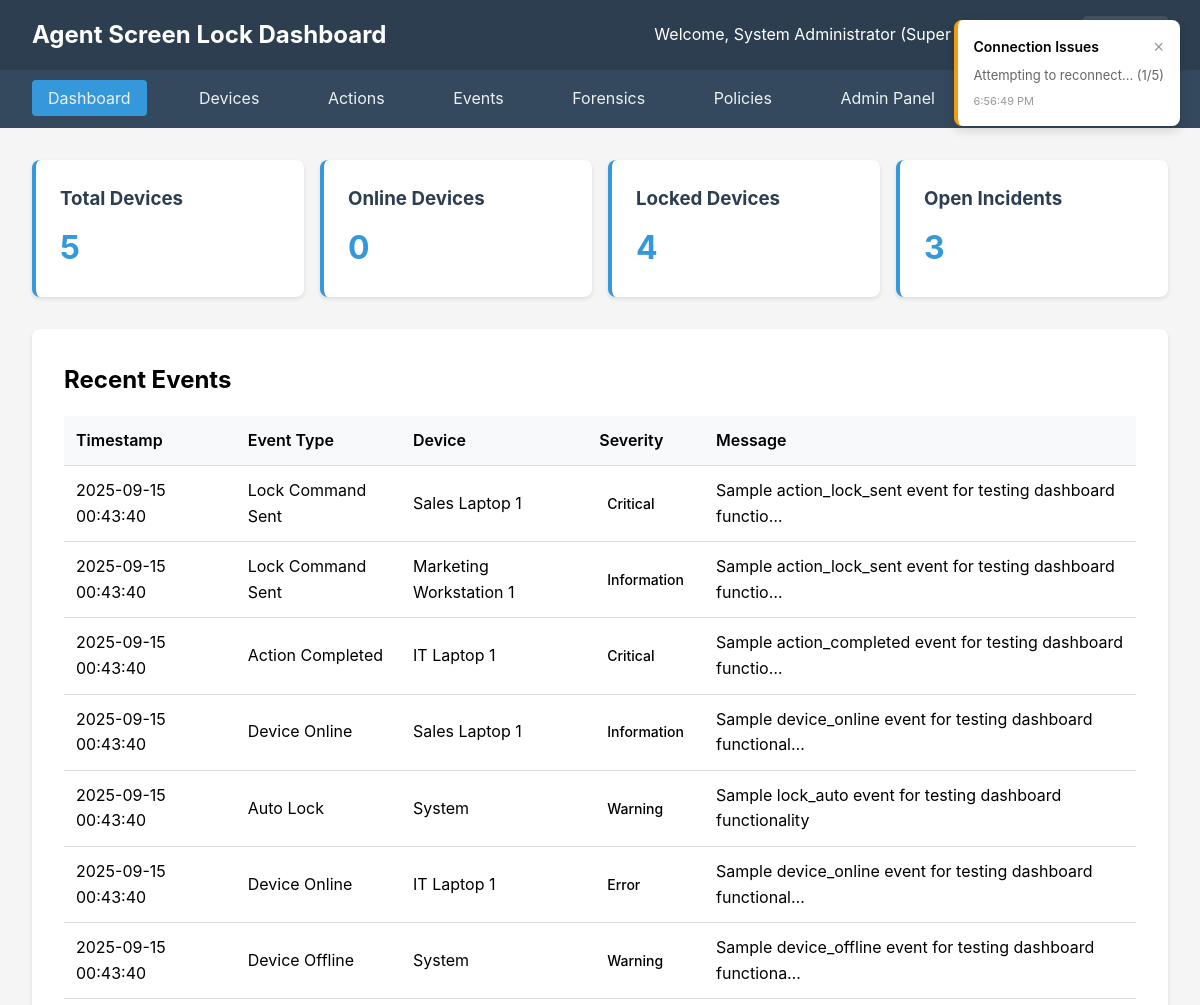
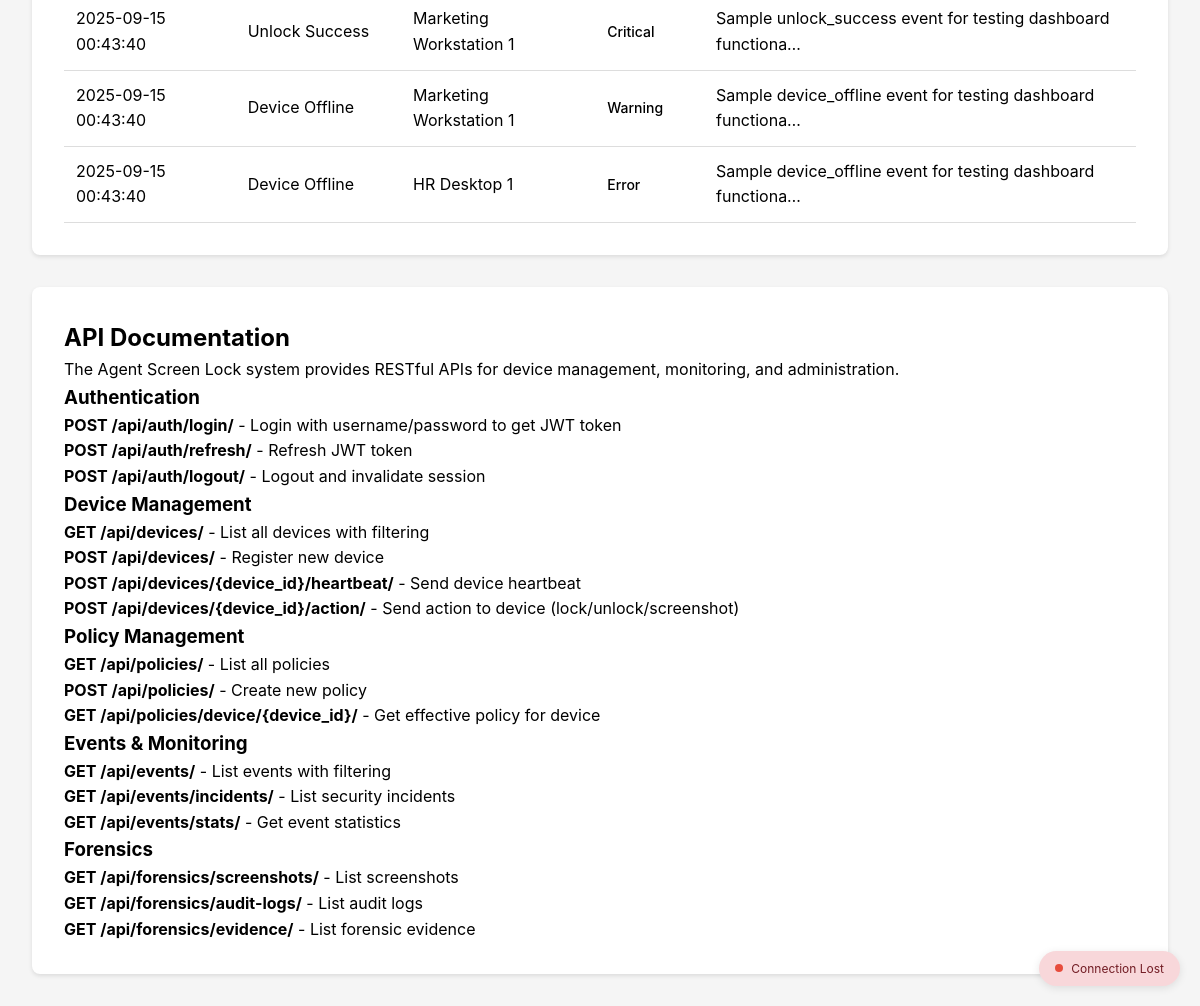
The page / (signed in) on the database its author committed (2 pictures, top to bottom).
### authentication/models.py (models this page shows, shortened)
class User(AbstractUser):
    ROLE_CHOICES = [
        ('superadmin', _('Super Administrator')),
        ('security', _('Security Officer')),
        ('it_admin', _('IT Administrator')),
        ('auditor', _('Auditor')),
        ('unlock_user', _('Unlock User')),  # For agent unlock functionality
    ]
    role = models.CharField(
        max_length=20,
        choices=ROLE_CHOICES,
        default='unlock_user',
        help_text=_('User role for access control')
    )
    full_name = models.CharField(
        max_length=255,
        blank=True,
        help_text=_('Full name of the user')
    )
    phone_number = models.CharField(
        max_length=20,
        blank=True,
        help_text=_('Phone number for contact')
    )
    is_agent_user = models.BooleanField(
        default=False,
        help_text=_('Whether this user can be used for agent unlock')
    )
    created_at = models.DateTimeField(auto_now_add=True)
    updated_at = models.DateTimeField(auto_now=True)
    last_activity = models.DateTimeField(null=True, blank=True)
    class Meta:
        db_table = 'users'
        verbose_name = _('User')
        verbose_name_plural = _('Users')

### events/models.py (models this page shows, shortened)
class Event(models.Model):
    EVENT_TYPES = [
        ('device_registered', _('Device Registered')),
        ('device_online', _('Device Online')),
        ('device_offline', _('Device Offline')),
        ('heartbeat', _('Heartbeat')),
        ('lock_auto', _('Auto Lock')),
        ('lock_manual', _('Manual Lock')),
        ('lock_forced', _('Forced Lock')),
        ('unlock_attempt', _('Unlock Attempt')),
        ('unlock_success', _('Unlock Success')),
        ('unlock_failed', _('Unlock Failed')),
        ('unlock_blocked', _('Unlock Blocked')),
        ('action_lock_sent', _('Lock Command Sent')),
        ('action_unlock_sent', _('Unlock Command Sent')),
        ('action_restart_sent', _('Restart Command Sent')),
        ('action_screenshot_sent', _('Screenshot Command Sent')),
        ('action_completed', _('Action Completed')),
        ('action_failed', _('Action Failed')),
        ('action_timeout', _('Action Timeout')),
        ('multiple_failed_attempts', _('Multiple Failed Attempts')),
        ('security_violation', _('Security Violation')),
        ('suspicious_activity', _('Suspicious Activity')),
        ('policy_updated', _('Policy Updated')),
        ('agent_updated', _('Agent Updated')),
        ('config_changed', _('Configuration Changed')),
        ('admin_login', _('Admin Login')),
        ('admin_logout', _('Admin Logout')),
        ('admin_action', _('Admin Action')),
    ]
    SEVERITY_LEVELS = [
        ('info', _('Information')),
        ('warning', _('Warning')),
        ('error', _('Error')),
        ('critical', _('Critical')),
    ]
    event_id = models.UUIDField(
        default=uuid.uuid4,
        unique=True,
        editable=False
    )
    event_type = models.CharField(
        max_length=50,
        choices=EVENT_TYPES,
        help_text=_('Type of event')
    )
    device = models.ForeignKey(
        'devices.Device',
        on_delete=models.CASCADE,
        null=True,
        blank=True,
        related_name='events',
        help_text=_('Device associated with event')
    )
    user = models.ForeignKey(
        User,
        on_delete=models.SET_NULL,
        null=True,
        blank=True,
        related_name='events',
        help_text=_('User associated with event')
    )
    timestamp = models.DateTimeField(
        auto_now_add=True,
        help_text=_('Event timestamp')
    )
    severity = models.CharField(
        max_length=20,
        choices=SEVERITY_LEVELS,
        default='info',
        help_text=_('Event severity level')
    )
    message = models.TextField(
        help_text=_('Event message/description')
    )
    metadata = models.JSONField(
        default=dict,
        blank=True,
        help_text=_('Additional event data')
    )
    ip_address = models.GenericIPAddressField(
        null=True,
        blank=True,
        help_text=_('IP address where event originated')
    )
    user_agent = models.TextField(
        blank=True,
        help_text=_('User agent string (for web events)')
    )
    source = models.CharField(
        max_length=50,
        default='agent',
        help_text=_('Event source (agent, dashboard, api)')
    )
    class Meta:
        db_table = 'events'
        verbose_name = _('Event')
        verbose_name_plural = _('Events')
        ordering = ['-timestamp']
        indexes = [
            models.Index(fields=['event_type', '-timestamp']),
            models.Index(fields=['device', '-timestamp']),
            models.Index(fields=['user', '-timestamp']),
            models.Index(fields=['severity', '-timestamp']),
        ]

### devices/models.py (models this page shows, shortened)
class Device(models.Model):
    STATUS_CHOICES = [
        ('online', _('Online')),
        ('offline', _('Offline')),
        ('locked', _('Locked')),
        ('unlocked', _('Unlocked')),
        ('error', _('Error')),
    ]
    device_id = models.UUIDField(
        default=uuid.uuid4,
        unique=True,
        editable=False,
        help_text=_('Unique device identifier')
    )
    name = models.CharField(
        max_length=255,
        help_text=_('Device/PC name')
    )
    hostname = models.CharField(
        max_length=255,
        help_text=_('System hostname')
    )
    owner_user = models.ForeignKey(
        User,
        on_delete=models.SET_NULL,
        null=True,
        blank=True,
        related_name='owned_devices',
        help_text=_('Device owner/user')
    )
    ip_address = models.GenericIPAddressField(
        null=True,
        blank=True,
        help_text=_('Current IP address')
    )
    mac_address = models.CharField(
        max_length=17,
        blank=True,
        help_text=_('MAC address')
    )
    os_version = models.CharField(
        max_length=255,
        help_text=_('Operating system version')
    )
    agent_version = models.CharField(
        max_length=50,
        blank=True,
        help_text=_('Agent software version')
    )
    status = models.CharField(
        max_length=20,
        choices=STATUS_CHOICES,
        default='offline',
        help_text=_('Current device status')
    )
    is_locked = models.BooleanField(
        default=False,
        help_text=_('Whether the device is currently locked')
    )
    last_seen = models.DateTimeField(
        null=True,
        blank=True,
        help_text=_('Last heartbeat received')
    )
    registered_at = models.DateTimeField(
        auto_now_add=True,
        help_text=_('Device registration time')
    )
    last_lock_time = models.DateTimeField(
        null=True,
        blank=True,
        help_text=_('Last time device was locked')
    )
    last_unlock_time = models.DateTimeField(
        null=True,
        blank=True,
        help_text=_('Last time device was unlocked')
    )
    hardware_info = models.JSONField(
        default=dict,
        blank=True,
        help_text=_('Hardware information (CPU, RAM, etc.)')
    )
    location = models.CharField(
        max_length=255,
        blank=True,
        help_text=_('Physical location of device')
    )
    department = models.CharField(
        max_length=100,
        blank=True,
        help_text=_('Department or division')
    )
    is_active = models.BooleanField(
        default=True,
        help_text=_('Whether device is active')
    )
    class Meta:
        db_table = 'devices'
        verbose_name = _('Device')
        verbose_name_plural = _('Devices')
        ordering = ['-last_seen', 'name']

### dashboard/views.py (the view)
# urls.py: path('', views.dashboard_home, name='dashboard'),
@login_required
def dashboard_home(request):
    total_devices = Device.objects.count()
    online_cutoff = timezone.now() - timedelta(minutes=5)
    online_devices = Device.objects.filter(last_seen__gte=online_cutoff).count()
    locked_devices = Device.objects.filter(is_locked=True).count()
    recent_events = Event.objects.all()[:10]
    open_incidents = SecurityIncident.objects.filter(status='open').count()
    context = {
        'total_devices': total_devices,
        'online_devices': online_devices,
        'locked_devices': locked_devices,
        'offline_devices': total_devices - online_devices,
        'recent_events': recent_events,
        'open_incidents': open_incidents,
        'page_title': 'Dashboard',
    }
    return render(request, 'dashboard/home.html', context)

### dashboard/templates/dashboard/home.html
{% extends 'dashboard/base.html' %}
{% block content %}
<div class="stats-grid">
    <div class="stat-card">
        <h3>Total Devices</h3>
        <div class="number">{{ total_devices }}</div>
    </div>
    <div class="stat-card">
        <h3>Online Devices</h3>
        <div class="number">{{ online_devices }}</div>
    </div>
    <div class="stat-card">
        <h3>Locked Devices</h3>
        <div class="number">{{ locked_devices }}</div>
    </div>
    <div class="stat-card">
        <h3>Open Incidents</h3>
        <div class="number">{{ open_incidents }}</div>
    </div>
</div>
<div class="content-card">
    <h2>Recent Events</h2>
    <table class="table">
        <thead>
            <tr>
                <th>Timestamp</th>
                <th>Event Type</th>
                <th>Device</th>
                <th>Severity</th>
                <th>Message</th>
            </tr>
        </thead>
        <tbody>
            {% for event in recent_events %}
            <tr>
                <td>{{ event.timestamp|date:"Y-m-d H:i:s" }}</td>
                <td>{{ event.get_event_type_display }}</td>
                <td>{{ event.device.name|default:"System" }}</td>
                <td>
                    <span class="badge {{ event.severity }}">{{ event.get_severity_display }}</span>
                </td>
                <td>{{ event.message|truncatechars:60 }}</td>
            </tr>
            {% empty %}
            <tr>
                <td colspan="5">No recent events</td>
            </tr>
            {% endfor %}
        </tbody>
    </table>
</div>
<div class="content-card">
    <h2>API Documentation</h2>
    <p>The Agent Screen Lock system provides RESTful APIs for device management, monitoring, and administration.</p>
    <h3>Authentication</h3>
    <p><strong>POST /api/auth/login/</strong> - Login with username/password to get JWT token</p>
    <p><strong>POST /api/auth/refresh/</strong> - Refresh JWT token</p>
    <p><strong>POST /api/auth/logout/</strong> - Logout and invalidate session</p>
    <h3>Device Management</h3>
    <p><strong>GET /api/devices/</strong> - List all devices with filtering</p>
    <p><strong>POST /api/devices/</strong> - Register new device</p>
    <p><strong>POST /api/devices/{device_id}/heartbeat/</strong> - Send device heartbeat</p>
    <p><strong>POST /api/devices/{device_id}/action/</strong> - Send action to device (lock/unlock/screenshot)</p>
    <h3>Policy Management</h3>
    <p><strong>GET /api/policies/</strong> - List all policies</p>
    <p><strong>POST /api/policies/</strong> - Create new policy</p>
    <p><strong>GET /api/policies/device/{device_id}/</strong> - Get effective policy for device</p>
    <h3>Events & Monitoring</h3>
    <p><strong>GET /api/events/</strong> - List events with filtering</p>
    <p><strong>GET /api/events/incidents/</strong> - List security incidents</p>
    <p><strong>GET /api/events/stats/</strong> - Get event statistics</p>
    <h3>Forensics</h3>
    <p><strong>GET /api/forensics/screenshots/</strong> - List screenshots</p>
    <p><strong>GET /api/forensics/audit-logs/</strong> - List audit logs</p>
    <p><strong>GET /api/forensics/evidence/</strong> - List forensic evidence</p>
</div>
{% endblock %}

### dashboard/templates/dashboard/base.html (shortened to what this page needs)
<!DOCTYPE html>
<html lang="en">
<head>
</head>
<body>
    <div class="header">
        <h1>Agent Screen Lock Dashboard</h1>
        <div>
            Welcome, {{ user.full_name|default:user.username }} ({{ user.get_role_display }})
            <a href="{% url 'logout' %}"
                style="margin-left: 1rem; color: #ecf0f1; text-decoration: none; padding: 0.5rem 1rem; background: rgba(255,255,255,0.1); border-radius: 4px;">Logout</a>
        </div>
    </div>
    <nav class="nav">
        <a href="{% url 'dashboard:dashboard' %}" {% if request.resolver_match.url_name == 'dashboard' %} class="active"
            {%endif %}>Dashboard</a>
        <a href="{% url 'dashboard:devices' %}" >Devices</a>
        <a href="{% url 'dashboard:actions' %}" >Actions</a>
        <a href="{% url 'dashboard:events' %}" {% if request.resolver_match.url_name == 'events' %} class="active" {%endif%}>Events</a>
        <a href="{% url 'dashboard:forensics' %}" >Forensics</a>
        <a href="{% url 'dashboard:policies' %}" >Policies</a>
        {% if user.is_superuser %}
        <a href="/admin/">Admin Panel</a>
        {% endif %}
    </nav>
    <div class="container">
        {% block content %}
        {% endblock %}
    </div>
    <div id="notification-center" class="notification-center"></div>
    <div id="connection-status" class="connection-status connecting">
    </div>
</body>
</html>

### dashboard/templates/dashboard/base.html (style rules this page uses)
* { margin: 0; padding: 0; box-sizing: border-box; }
body { font-family: -apple-system, BlinkMacSystemFont, 'Segoe UI', Roboto, sans-serif; background: #f5f5f5; line-height: 1.6; }
.header { background: #2c3e50; color: white; padding: 1rem 2rem; display: flex; justify-content: space-between; align-items: center; }
.header h1 { font-size: 1.5rem; }
.nav { background: #34495e; padding: 1rem 2rem; }
.nav a { color: #ecf0f1; text-decoration: none; margin-right: 2rem; padding: 0.5rem 1rem; border-radius: 4px; transition: background 0.3s; }
.nav a:hover, .nav a.active { background: #3498db; }
.container { max-width: 1200px; margin: 2rem auto; padding: 0 2rem; }
.stats-grid { display: grid; grid-template-columns: repeat(auto-fit, minmax(250px, 1fr)); gap: 1rem; margin-bottom: 2rem; }
.stat-card { background: white; padding: 1.5rem; border-radius: 8px; box-shadow: 0 2px 4px rgba(0, 0, 0, 0.1); border-left: 4px solid #3498db; }
.stat-card h3 { color: #2c3e50; margin-bottom: 0.5rem; }
.stat-card .number { font-size: 2rem; font-weight: bold; color: #3498db; }
.content-card { background: white; padding: 2rem; border-radius: 8px; box-shadow: 0 2px 4px rgba(0, 0, 0, 0.1); margin-bottom: 2rem; }
.table { width: 100%; border-collapse: collapse; margin-top: 1rem; }
.table th, .table td { padding: 0.75rem; text-align: left; border-bottom: 1px solid #ddd; }
.table th { background: #f8f9fa; font-weight: 600; }
.badge { padding: 0.25rem 0.5rem; border-radius: 4px; font-size: 0.875rem; font-weight: 500; }
.notification-center { position: fixed; top: 20px; right: 20px; z-index: 10000; max-width: 400px; }
.connection-status { position: fixed; bottom: 20px; right: 20px; background: white; padding: 8px 16px; border-radius: 20px; box-shadow: 0 2px 8px rgba(0, 0, 0, 0.1); font-size: 12px; display: flex; align-items: center; gap: 8px; z-index: 9999; }
.connection-status.disconnected { background: #f8d7da; color: #721c24; }

### rows shown on the page
User: full_name "System Administrator", role "Super…"
Event: timestamp "2025-09-15 00:43:40", event_type "Lock Command Sent", device.name "Sales Laptop 1", severity "Critical", message "Sample action_lock_sent event for testing dashboard functio…"
Event: timestamp "2025-09-15 00:43:40", event_type "Lock Command Sent", device.name "Marketing Workstation 1", severity "Information", message "Sample action_lock_sent event for testing dashboard functio…"
Event: timestamp "2025-09-15 00:43:40", event_type "Action Completed", device.name "IT Laptop 1", severity "Critical", message "Sample action_completed event for testing dashboard functio…"
Event: timestamp "2025-09-15 00:43:40", event_type "Device Online", device.name "Sales Laptop 1", severity "Information", message "Sample device_online event for testing dashboard functional…"
Event: timestamp "2025-09-15 00:43:40", event_type "Auto Lock", device.name "System", severity "Warning", message "Sample lock_auto event for testing dashboard functionality"
Event: timestamp "2025-09-15 00:43:40", event_type "Device Online", device.name "IT Laptop 1", severity "Error", message "Sample device_online event for testing dashboard functional…"
Event: timestamp "2025-09-15 00:43:40", event_type "Device Offline", device.name "System", severity "Warning", message "Sample device_offline event for testing dashboard functiona…"
Event: timestamp "2025-09-15 00:43:40", event_type "Unlock Success", device.name "Marketing Workstation 1", severity "Critical", message "Sample unlock_success event for testing dashboard functiona…"
Event: timestamp "2025-09-15 00:43:40", event_type "Device Offline", device.name "Marketing Workstation 1", severity "Warning", message "Sample device_offline event for testing dashboard functiona…"
Event: timestamp "2025-09-15 00:43:40", event_type "Device Offline", device.name "HR Desktop 1", severity "Error", message "Sample device_offline event for testing dashboard functiona…"

### other values the page prints
{{ total_devices }} "5"
{{ online_devices }} "0"
{{ locked_devices }} "4"
{{ open_incidents }} "3"
